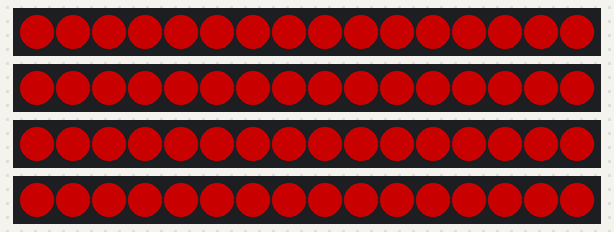
Simulated run of this program. Board: Raspberry Pi (BCM pin numbers). Shown: 4 × 16 RGB LEDs in strip order, left to right. Dim RGB values are drawn brighter than linear; what the program prints to the terminal is not drawn. At 14.3 s the program stops and its outputs stay as they are.

Above: at 0.15 s.
At 2.59 s:
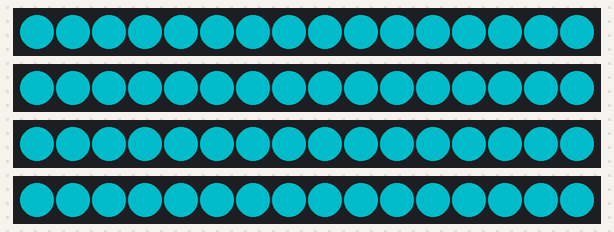
At 3.5 s:
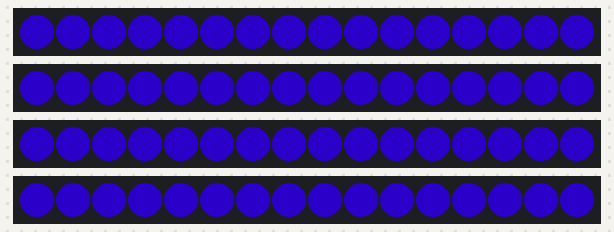
At 6.85 s:
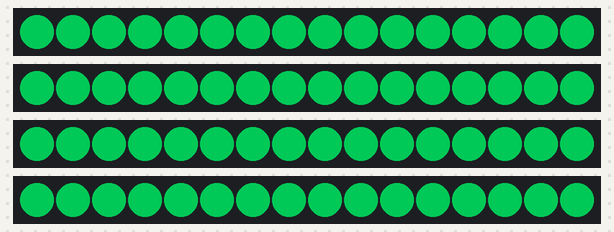
At 10.19 s:
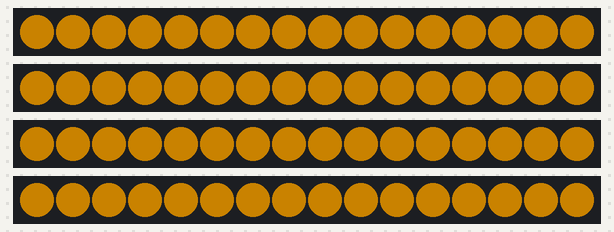
At 13.84 s:
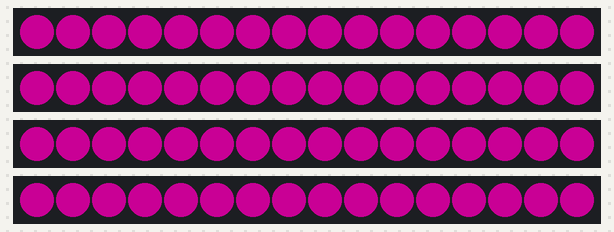

The program:

mote_2.py
```python
from mote import Mote
import atexit
import colorsys
import time


mote = Mote()

mote.configure_channel(1, 16, False)
mote.configure_channel(2, 16, False)
mote.configure_channel(3, 16, False)
mote.configure_channel(4, 16, False)


def animate():
    mote.clear()
    # r = 0
    # g = 0
    # b = 255
    # cycle_pixels_3_times_one_color(r, g, b)
    cycle_pixels_through_hue()


def cycle_pixels_3_times_one_color(r, g, b):
    for i in range(3):
        for pixel in range(16):
            mote.clear()
            set_pixel_rgb(pixel, r, g, b)
            mote.show()
            time.sleep(0.05)

def cycle_pixels_through_hue():
    for i in range(3):
        hue_loop()
        # for pixel in range(16):
        #     mote.clear()
        #     set_pixel_rgb(pixel, r, g, b)
        #     mote.show()
        #     time.sleep(0.05)

def set_pixel_rgb(pixel, r, g, b):
    set_4_pixels_one_rgb_color(pixel, r, g, b)


def set_4_pixels_one_rgb_color(pixel, r, g, b):
    for channel in range(1, 5):
        mote.set_pixel(channel, pixel, r, g, b)


def hue_loop():
    lightness = 0.2
    saturation = 1
    for hue in range(0, 360, 1):
        # print(hue)
        # mote.clear()
        (r, g, b) = colorsys.hls_to_rgb(hue / 360.0, lightness, saturation)
        for pixel in range(16):
            set_4_pixels_one_rgb_color(pixel, int(255 * r), int(255 * g), int(255 * b))
        mote.show()
        time.sleep(0.01)


#@atexit.register
def turn_off_lights():
    print("off")
    mote.clear()
    mote.show()

# atexit.register(turn_off_lights)

animate()
turn_off_lights()
```
